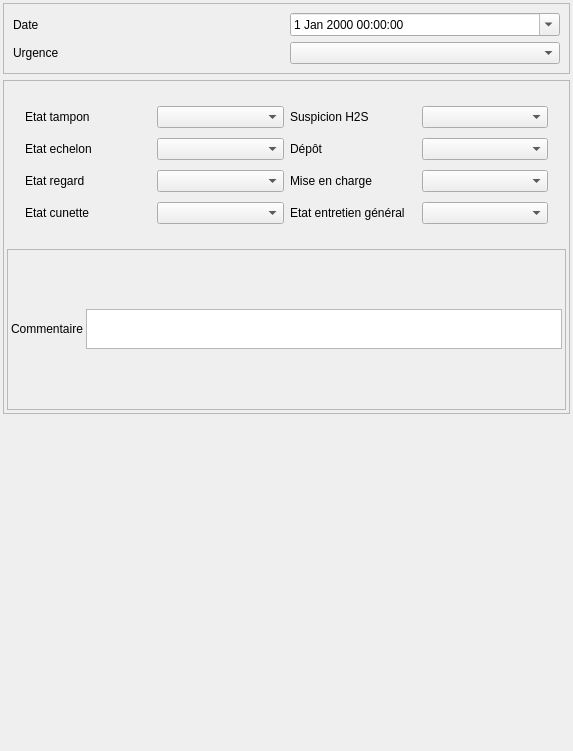
<?xml version="1.0" encoding="UTF-8"?>
<ui version="4.0">
 <class>Form</class>
 <widget class="QWidget" name="Form">
  <property name="geometry">
   <rect>
    <x>0</x>
    <y>0</y>
    <width>573</width>
    <height>751</height>
   </rect>
  </property>
  <property name="windowTitle">
   <string>Form</string>
  </property>
  <layout class="QVBoxLayout" name="verticalLayout">
   <property name="margin">
    <number>3</number>
   </property>
   <item>
    <widget class="QFrame" name="frame">
     <property name="frameShape">
      <enum>QFrame::StyledPanel</enum>
     </property>
     <property name="frameShadow">
      <enum>QFrame::Raised</enum>
     </property>
     <layout class="QGridLayout" name="gridLayout_3">
      <item row="0" column="0">
       <widget class="QLabel" name="label">
        <property name="text">
         <string>Date</string>
        </property>
       </widget>
      </item>
      <item row="1" column="0">
       <widget class="QLabel" name="label_5">
        <property name="text">
         <string>Urgence</string>
        </property>
       </widget>
      </item>
      <item row="1" column="1">
       <widget class="QComboBox" name="comboBox_urgence"/>
      </item>
      <item row="0" column="1">
       <widget class="QDateTimeEdit" name="dateTimeEdit">
        <property name="calendarPopup">
         <bool>true</bool>
        </property>
       </widget>
      </item>
     </layout>
    </widget>
   </item>
   <item>
    <widget class="QFrame" name="frame_3">
     <property name="frameShape">
      <enum>QFrame::StyledPanel</enum>
     </property>
     <property name="frameShadow">
      <enum>QFrame::Raised</enum>
     </property>
     <layout class="QVBoxLayout" name="verticalLayout_3">
      <property name="spacing">
       <number>3</number>
      </property>
      <property name="margin">
       <number>3</number>
      </property>
      <item>
       <widget class="QStackedWidget" name="stackedWidget">
        <property name="currentIndex">
         <number>1</number>
        </property>
        <widget class="QWidget" name="page">
         <layout class="QGridLayout" name="gridLayout" columnstretch="1,5,1">
          <item row="5" column="0">
           <widget class="QLabel" name="label_6">
            <property name="text">
             <string>Evolution</string>
            </property>
           </widget>
          </item>
          <item row="1" column="0">
           <widget class="QLabel" name="label_2">
            <property name="text">
             <string>Nombre</string>
            </property>
           </widget>
          </item>
          <item row="1" column="1">
           <widget class="QSpinBox" name="spinBox_nombre">
            <property name="minimum">
             <number>-1</number>
            </property>
           </widget>
          </item>
          <item row="1" column="2">
           <widget class="QToolButton" name="toolButton_calc_nb">
            <property name="text">
             <string/>
            </property>
            <property name="icon">
             <iconset>
              <normaloff>:/plugins/Lamia/icons/numpad.png</normaloff>:/plugins/Lamia/icons/numpad.png</iconset>
            </property>
           </widget>
          </item>
          <item row="5" column="1" colspan="2">
           <widget class="QTextEdit" name="textEdit_evolution">
            <property name="sizePolicy">
             <sizepolicy hsizetype="Expanding" vsizetype="Expanding">
              <horstretch>0</horstretch>
              <verstretch>0</verstretch>
             </sizepolicy>
            </property>
            <property name="maximumSize">
             <size>
              <width>16777215</width>
              <height>40</height>
             </size>
            </property>
           </widget>
          </item>
         </layout>
        </widget>
        <widget class="QWidget" name="page_2">
         <layout class="QGridLayout" name="gridLayout_2">
          <item row="0" column="0">
           <widget class="QStackedWidget" name="stackedWidget_2">
            <property name="currentIndex">
             <number>0</number>
            </property>
            <widget class="QWidget" name="page_6">
             <layout class="QGridLayout" name="gridLayout_5">
              <item row="0" column="0">
               <widget class="QLabel" name="label_10">
                <property name="text">
                 <string>Etat tampon</string>
                </property>
               </widget>
              </item>
              <item row="0" column="1">
               <widget class="QComboBox" name="comboBox_etattampon"/>
              </item>
              <item row="1" column="0">
               <widget class="QLabel" name="label_11">
                <property name="text">
                 <string>Etat echelon</string>
                </property>
               </widget>
              </item>
              <item row="3" column="0">
               <widget class="QLabel" name="label_13">
                <property name="text">
                 <string>Etat cunette</string>
                </property>
               </widget>
              </item>
              <item row="1" column="1">
               <widget class="QComboBox" name="comboBox_etatechelon"/>
              </item>
              <item row="2" column="0">
               <widget class="QLabel" name="label_12">
                <property name="text">
                 <string>Etat regard</string>
                </property>
               </widget>
              </item>
              <item row="2" column="1">
               <widget class="QComboBox" name="comboBox_etatregard"/>
              </item>
              <item row="3" column="1">
               <widget class="QComboBox" name="comboBox_etatcunette"/>
              </item>
              <item row="0" column="2">
               <widget class="QLabel" name="label_14">
                <property name="text">
                 <string>Suspicion H2S</string>
                </property>
               </widget>
              </item>
              <item row="0" column="3">
               <widget class="QComboBox" name="comboBox_h2s"/>
              </item>
              <item row="1" column="2">
               <widget class="QLabel" name="label_15">
                <property name="text">
                 <string>Dépôt</string>
                </property>
               </widget>
              </item>
              <item row="1" column="3">
               <widget class="QComboBox" name="comboBox_depot"/>
              </item>
              <item row="2" column="2">
               <widget class="QLabel" name="label_16">
                <property name="text">
                 <string>Mise en charge</string>
                </property>
               </widget>
              </item>
              <item row="2" column="3">
               <widget class="QComboBox" name="comboBox_miseencharge"/>
              </item>
              <item row="3" column="2">
               <widget class="QLabel" name="label_17">
                <property name="text">
                 <string>Etat entretien général</string>
                </property>
               </widget>
              </item>
              <item row="3" column="3">
               <widget class="QComboBox" name="comboBox_entretiengeneral"/>
              </item>
             </layout>
            </widget>
            <widget class="QWidget" name="page_7">
             <layout class="QGridLayout" name="gridLayout_4">
              <item row="1" column="0">
               <widget class="QLabel" name="label_4">
                <property name="text">
                 <string>Etat bâche</string>
                </property>
               </widget>
              </item>
              <item row="1" column="1">
               <widget class="QComboBox" name="comboBox_etatbache"/>
              </item>
              <item row="0" column="0">
               <widget class="QLabel" name="label_3">
                <property name="text">
                 <string>Etat tampon</string>
                </property>
               </widget>
              </item>
              <item row="0" column="1">
               <widget class="QComboBox" name="comboBox_PRetattampon"/>
              </item>
              <item row="2" column="0">
               <widget class="QLabel" name="label_8">
                <property name="text">
                 <string>Etat poires</string>
                </property>
               </widget>
              </item>
              <item row="2" column="1">
               <widget class="QComboBox" name="comboBox_etatasservissement"/>
              </item>
             </layout>
            </widget>
            <widget class="QWidget" name="page_4">
             <layout class="QGridLayout" name="gridLayout_7">
              <item row="0" column="0">
               <widget class="QLabel" name="label_18">
                <property name="text">
                 <string>Etat général</string>
                </property>
               </widget>
              </item>
              <item row="1" column="0">
               <widget class="QLabel" name="label_19">
                <property name="text">
                 <string>Encombrement/ensablement</string>
                </property>
               </widget>
              </item>
              <item row="1" column="1">
               <widget class="QComboBox" name="comboBox_DSHencombrement"/>
              </item>
              <item row="0" column="1">
               <widget class="QComboBox" name="comboBox_DSHetageneral"/>
              </item>
             </layout>
            </widget>
            <widget class="QWidget" name="page_5">
             <layout class="QGridLayout" name="gridLayout_8">
              <item row="0" column="0">
               <widget class="QLabel" name="label_20">
                <property name="text">
                 <string>Etat général</string>
                </property>
               </widget>
              </item>
              <item row="0" column="1">
               <widget class="QComboBox" name="comboBox_DIVetatgeneral"/>
              </item>
             </layout>
            </widget>
           </widget>
          </item>
         </layout>
        </widget>
        <widget class="QWidget" name="page_3">
         <layout class="QVBoxLayout" name="verticalLayout_2">
          <item>
           <widget class="QLabel" name="label_9">
            <property name="text">
             <string>Equip</string>
            </property>
           </widget>
          </item>
         </layout>
        </widget>
       </widget>
      </item>
      <item>
       <widget class="QFrame" name="frame_4">
        <property name="frameShape">
         <enum>QFrame::StyledPanel</enum>
        </property>
        <property name="frameShadow">
         <enum>QFrame::Raised</enum>
        </property>
        <layout class="QGridLayout" name="gridLayout_6">
         <property name="margin">
          <number>3</number>
         </property>
         <property name="spacing">
          <number>3</number>
         </property>
         <item row="1" column="0">
          <widget class="QLabel" name="label_7">
           <property name="text">
            <string>Commentaire</string>
           </property>
          </widget>
         </item>
         <item row="1" column="1">
          <widget class="QTextEdit" name="textEdit_comm">
           <property name="sizePolicy">
            <sizepolicy hsizetype="Expanding" vsizetype="Expanding">
             <horstretch>0</horstretch>
             <verstretch>0</verstretch>
            </sizepolicy>
           </property>
           <property name="maximumSize">
            <size>
             <width>16777215</width>
             <height>40</height>
            </size>
           </property>
          </widget>
         </item>
        </layout>
       </widget>
      </item>
     </layout>
    </widget>
   </item>
   <item>
    <spacer name="verticalSpacer">
     <property name="orientation">
      <enum>Qt::Vertical</enum>
     </property>
     <property name="sizeHint" stdset="0">
      <size>
       <width>20</width>
       <height>40</height>
      </size>
     </property>
    </spacer>
   </item>
  </layout>
 </widget>
 <resources/>
 <connections/>
</ui>
